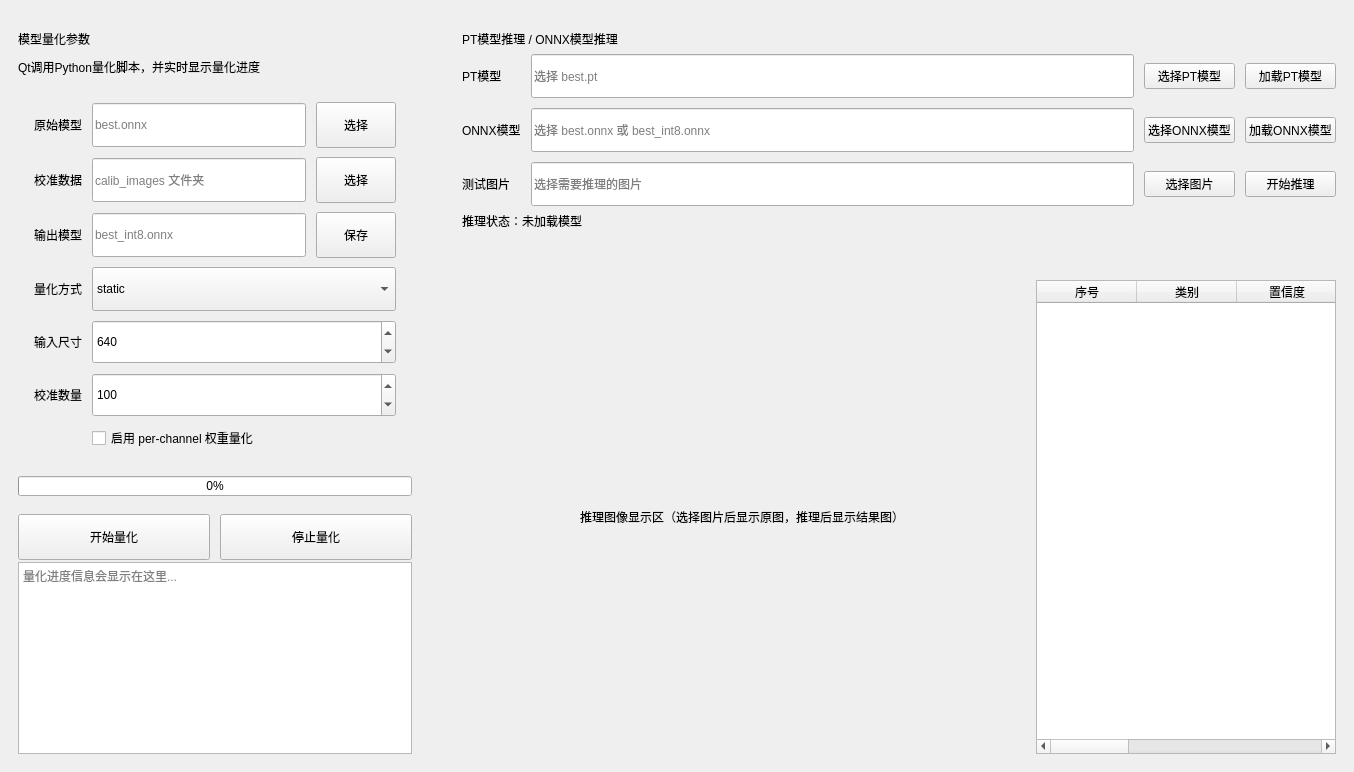
      <widget class="QWidget" name="tabQuantInfer">
       <attribute name="title">
        <string>量化推理</string>
       </attribute>
       <layout class="QHBoxLayout" name="quantInferPageLayout">
        <property name="spacing">
         <number>14</number>
        </property>
        <property name="leftMargin">
         <number>0</number>
        </property>
        <property name="topMargin">
         <number>12</number>
        </property>
        <property name="rightMargin">
         <number>0</number>
        </property>
        <property name="bottomMargin">
         <number>0</number>
        </property>
        <item>
         <widget class="QFrame" name="cardQuant">
          <property name="minimumSize">
           <size>
            <width>430</width>
            <height>0</height>
           </size>
          </property>
          <property name="maximumSize">
           <size>
            <width>480</width>
            <height>16777215</height>
           </size>
          </property>
          <layout class="QVBoxLayout" name="quantLayout">
           <property name="spacing">
            <number>10</number>
           </property>
           <property name="leftMargin">
            <number>18</number>
           </property>
           <property name="topMargin">
            <number>18</number>
           </property>
           <property name="rightMargin">
            <number>18</number>
           </property>
           <property name="bottomMargin">
            <number>18</number>
           </property>
           <item>
            <widget class="QLabel" name="labelQuantTitle">
             <property name="text">
              <string>模型量化参数</string>
             </property>
             <property name="role" stdset="0">
              <string>cardTitle</string>
             </property>
            </widget>
           </item>
           <item>
            <widget class="QLabel" name="labelQuantHint">
             <property name="text">
              <string>Qt调用Python量化脚本，并实时显示量化进度</string>
             </property>
             <property name="role" stdset="0">
              <string>hint</string>
             </property>
            </widget>
           </item>
           <item>
            <layout class="QGridLayout" name="quantGridLayout">
             <property name="leftMargin">
              <number>16</number>
             </property>
             <property name="topMargin">
              <number>16</number>
             </property>
             <property name="rightMargin">
              <number>16</number>
             </property>
             <property name="bottomMargin">
              <number>16</number>
             </property>
             <property name="horizontalSpacing">
              <number>10</number>
             </property>
             <property name="verticalSpacing">
              <number>9</number>
             </property>
             <item row="0" column="0">
              <widget class="QLabel" name="labelModelPath">
               <property name="text">
                <string>原始模型</string>
               </property>
              </widget>
             </item>
             <item row="4" column="1" colspan="2">
              <widget class="QSpinBox" name="spinBoxImgSize">
               <property name="minimumSize">
                <size>
                 <width>0</width>
                 <height>44</height>
                </size>
               </property>
               <property name="minimum">
                <number>224</number>
               </property>
               <property name="maximum">
                <number>1280</number>
               </property>
               <property name="singleStep">
                <number>32</number>
               </property>
               <property name="value">
                <number>640</number>
               </property>
              </widget>
             </item>
             <item row="6" column="1" colspan="2">
              <widget class="QCheckBox" name="checkBoxPerChannel">
               <property name="text">
                <string>启用 per-channel 权重量化</string>
               </property>
              </widget>
             </item>
             <item row="2" column="0">
              <widget class="QLabel" name="labelOutputPath">
               <property name="text">
                <string>输出模型</string>
               </property>
              </widget>
             </item>
             <item row="2" column="2">
              <widget class="QPushButton" name="btnSelectOutputPath">
               <property name="minimumSize">
                <size>
                 <width>0</width>
                 <height>46</height>
                </size>
               </property>
               <property name="text">
                <string>保存</string>
               </property>
              </widget>
             </item>
             <item row="4" column="0">
              <widget class="QLabel" name="labelImgSize">
               <property name="text">
                <string>输入尺寸</string>
               </property>
              </widget>
             </item>
             <item row="1" column="0">
              <widget class="QLabel" name="labelCalibDir">
               <property name="text">
                <string>校准数据</string>
               </property>
              </widget>
             </item>
             <item row="2" column="1">
              <widget class="QLineEdit" name="lineEditOutputPath">
               <property name="minimumSize">
                <size>
                 <width>0</width>
                 <height>44</height>
                </size>
               </property>
               <property name="placeholderText">
                <string>best_int8.onnx</string>
               </property>
              </widget>
             </item>
             <item row="0" column="2">
              <widget class="QPushButton" name="btnSelectModelPath">
               <property name="minimumSize">
                <size>
                 <width>0</width>
                 <height>46</height>
                </size>
               </property>
               <property name="text">
                <string>选择</string>
               </property>
              </widget>
             </item>
             <item row="1" column="1">
              <widget class="QLineEdit" name="lineEditCalibDir">
               <property name="minimumSize">
                <size>
                 <width>0</width>
                 <height>44</height>
                </size>
               </property>
               <property name="placeholderText">
                <string>calib_images 文件夹</string>
               </property>
              </widget>
             </item>
             <item row="1" column="2">
              <widget class="QPushButton" name="btnSelectCalibDir">
               <property name="minimumSize">
                <size>
                 <width>0</width>
                 <height>46</height>
                </size>
               </property>
               <property name="text">
                <string>选择</string>
               </property>
              </widget>
             </item>
             <item row="3" column="0">
              <widget class="QLabel" name="labelQuantMode">
               <property name="text">
                <string>量化方式</string>
               </property>
              </widget>
             </item>
             <item row="5" column="0">
              <widget class="QLabel" name="labelMaxCalib">
               <property name="text">
                <string>校准数量</string>
               </property>
              </widget>
             </item>
             <item row="3" column="1" colspan="2">
              <widget class="QComboBox" name="comboBoxQuantMode">
               <property name="minimumSize">
                <size>
                 <width>0</width>
                 <height>44</height>
                </size>
               </property>
               <item>
                <property name="text">
                 <string>static</string>
                </property>
               </item>
               <item>
                <property name="text">
                 <string>dynamic</string>
                </property>
               </item>
              </widget>
             </item>
             <item row="0" column="1">
              <widget class="QLineEdit" name="lineEditModelPath">
               <property name="minimumSize">
                <size>
                 <width>0</width>
                 <height>44</height>
                </size>
               </property>
               <property name="maximumSize">
                <size>
                 <width>16777215</width>
                 <height>44</height>
                </size>
               </property>
               <property name="placeholderText">
                <string>best.onnx</string>
               </property>
              </widget>
             </item>
             <item row="5" column="1" colspan="2">
              <widget class="QSpinBox" name="spinBoxMaxCalib">
               <property name="minimumSize">
                <size>
                 <width>0</width>
                 <height>44</height>
                </size>
               </property>
               <property name="minimum">
                <number>1</number>
               </property>
               <property name="maximum">
                <number>10000</number>
               </property>
               <property name="value">
                <number>100</number>
               </property>
              </widget>
             </item>
            </layout>
           </item>
           <item>
            <widget class="QProgressBar" name="progressBarQuant">
             <property name="maximumSize">
              <size>
               <width>16777215</width>
               <height>20</height>
              </size>
             </property>
             <property name="value">
              <number>0</number>
             </property>
            </widget>
           </item>
           <item>
            <layout class="QHBoxLayout" name="quantButtonLayout">
             <item>
              <widget class="QPushButton" name="btnStartQuant">
               <property name="minimumSize">
                <size>
                 <width>0</width>
                 <height>46</height>
                </size>
               </property>
               <property name="maximumSize">
                <size>
                 <width>16777215</width>
                 <height>30</height>
                </size>
               </property>
               <property name="text">
                <string>开始量化</string>
               </property>
              </widget>
             </item>
             <item>
              <widget class="QPushButton" name="btnStopQuant">
               <property name="minimumSize">
                <size>
                 <width>0</width>
                 <height>46</height>
                </size>
               </property>
               <property name="maximumSize">
                <size>
                 <width>16777215</width>
                 <height>30</height>
                </size>
               </property>
               <property name="text">
                <string>停止量化</string>
               </property>
              </widget>
             </item>
            </layout>
           </item>
           <item>
            <widget class="QTextEdit" name="textEditQuantLog">
             <property name="minimumSize">
              <size>
               <width>0</width>
               <height>120</height>
              </size>
             </property>
             <property name="readOnly">
              <bool>true</bool>
             </property>
             <property name="placeholderText">
              <string>量化进度信息会显示在这里...</string>
             </property>
            </widget>
           </item>
          </layout>
         </widget>
        </item>
        <item>
         <layout class="QVBoxLayout" name="inferRightLayout">
          <property name="spacing">
           <number>14</number>
          </property>
          <item>
           <widget class="QFrame" name="cardInfer">
            <layout class="QVBoxLayout" name="inferConfigLayout">
             <property name="leftMargin">
              <number>18</number>
             </property>
             <property name="topMargin">
              <number>18</number>
             </property>
             <property name="rightMargin">
              <number>18</number>
             </property>
             <property name="bottomMargin">
              <number>18</number>
             </property>
             <item>
              <widget class="QLabel" name="labelInferTitle">
               <property name="text">
                <string>PT模型推理 / ONNX模型推理</string>
               </property>
               <property name="role" stdset="0">
                <string>cardTitle</string>
               </property>
              </widget>
             </item>
             <item>
              <layout class="QGridLayout" name="inferGridLayout">
               <property name="spacing">
                <number>10</number>
               </property>
               <item row="0" column="0">
                <widget class="QLabel" name="labelInferPtModelPath">
                 <property name="text">
                  <string>PT模型</string>
                 </property>
                </widget>
               </item>
               <item row="0" column="1">
                <widget class="QLineEdit" name="lineEditInferPtModelPath">
                 <property name="minimumSize">
                  <size>
                   <width>0</width>
                   <height>44</height>
                  </size>
                 </property>
                 <property name="placeholderText">
                  <string>选择 best.pt</string>
                 </property>
                </widget>
               </item>
               <item row="0" column="2">
                <widget class="QPushButton" name="btnSelectInferPtModelPath">
                 <property name="text">
                  <string>选择PT模型</string>
                 </property>
                </widget>
               </item>
               <item row="0" column="3">
                <widget class="QPushButton" name="btnLoadInferPtModel">
                 <property name="text">
                  <string>加载PT模型</string>
                 </property>
                </widget>
               </item>
               <item row="1" column="0">
                <widget class="QLabel" name="labelInferOnnxModelPath">
                 <property name="text">
                  <string>ONNX模型</string>
                 </property>
                </widget>
               </item>
               <item row="1" column="1">
                <widget class="QLineEdit" name="lineEditInferOnnxModelPath">
                 <property name="minimumSize">
                  <size>
                   <width>0</width>
                   <height>44</height>
                  </size>
                 </property>
                 <property name="placeholderText">
                  <string>选择 best.onnx 或 best_int8.onnx</string>
                 </property>
                </widget>
               </item>
               <item row="1" column="2">
                <widget class="QPushButton" name="btnSelectInferOnnxModelPath">
                 <property name="text">
                  <string>选择ONNX模型</string>
                 </property>
                </widget>
               </item>
               <item row="1" column="3">
                <widget class="QPushButton" name="btnLoadInferOnnxModel">
                 <property name="text">
                  <string>加载ONNX模型</string>
                 </property>
                </widget>
               </item>
               <item row="2" column="0">
                <widget class="QLabel" name="labelInferImagePath">
                 <property name="text">
                  <string>测试图片</string>
                 </property>
                </widget>
               </item>
               <item row="2" column="1">
                <widget class="QLineEdit" name="lineEditInferImagePath">
                 <property name="minimumSize">
                  <size>
                   <width>0</width>
                   <height>44</height>
                  </size>
                 </property>
                 <property name="placeholderText">
                  <string>选择需要推理的图片</string>
                 </property>
                </widget>
               </item>
               <item row="2" column="2">
                <widget class="QPushButton" name="btnSelectInferImage">
                 <property name="text">
                  <string>选择图片</string>
                 </property>
                </widget>
               </item>
               <item row="2" column="3">
                <widget class="QPushButton" name="btnStartInfer">
                 <property name="text">
                  <string>开始推理</string>
                 </property>
                </widget>
               </item>
              </layout>
             </item>
             <item>
              <widget class="QLabel" name="labelInferStatus">
               <property name="text">
                <string>推理状态：未加载模型</string>
               </property>
              </widget>
             </item>
            </layout>
           </widget>
          </item>
          <item>
           <widget class="QFrame" name="cardInferResult">
            <layout class="QHBoxLayout" name="inferResultLayout">
             <property name="spacing">
              <number>14</number>
             </property>
             <property name="leftMargin">
              <number>18</number>
             </property>
             <property name="topMargin">
              <number>18</number>
             </property>
             <property name="rightMargin">
              <number>18</number>
             </property>
             <property name="bottomMargin">
              <number>18</number>
             </property>
             <item>
              <widget class="QLabel" name="labelImage">
               <property name="minimumSize">
                <size>
                 <width>560</width>
                 <height>420</height>
                </size>
               </property>
               <property name="text">
                <string>推理图像显示区（选择图片后显示原图，推理后显示结果图）</string>
               </property>
               <property name="alignment">
                <set>Qt::AlignmentFlag::AlignCenter</set>
               </property>
              </widget>
             </item>
             <item>
              <widget class="QTableWidget" name="tableWidgetResult">
               <property name="minimumSize">
                <size>
                 <width>300</width>
                 <height>0</height>
                </size>
               </property>
               <property name="columnCount">
                <number>7</number>
               </property>
               <column>
                <property name="text">
                 <string>序号</string>
                </property>
               </column>
               <column>
                <property name="text">
                 <string>类别</string>
                </property>
               </column>
               <column>
                <property name="text">
                 <string>置信度</string>
                </property>
               </column>
               <column>
                <property name="text">
                 <string>x</string>
                </property>
               </column>
               <column>
                <property name="text">
                 <string>y</string>
                </property>
               </column>
               <column>
                <property name="text">
                 <string>w</string>
                </property>
               </column>
               <column>
                <property name="text">
                 <string>h</string>
                </property>
               </column>
              </widget>
             </item>
            </layout>
           </widget>
          </item>
         </layout>
        </item>
       </layout>
      </widget>
